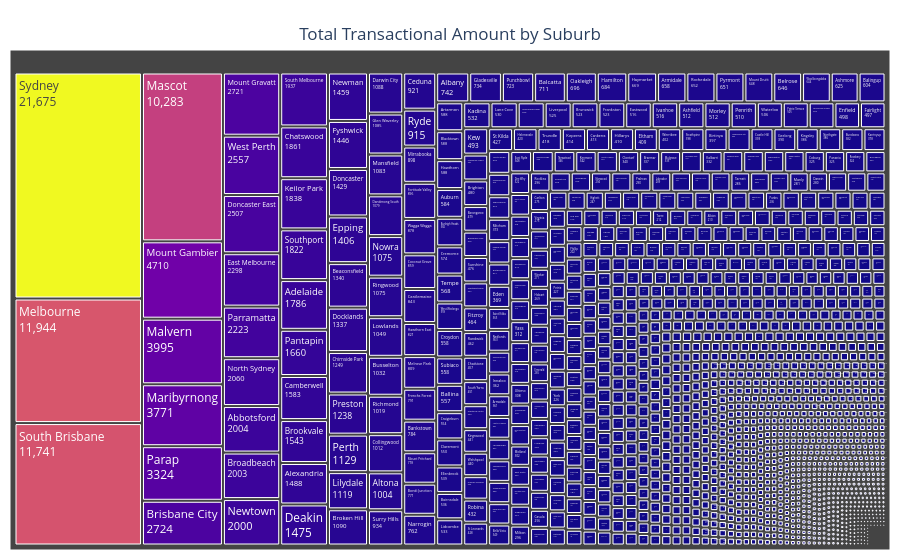

Write notebook code for a chart like this one.
### Markdown cell above
# 4.5   Analysis the total amount transacted by surburb

### Code cell
# Analysis the total amount transacted by surburb
df_grp_amount_by_surburb = df_cleaned.groupby(by='merchant_suburb')['amount'].sum().round().reset_index()

# Generate the treemap
fig = px.treemap(df_grp_amount_by_surburb, path=['merchant_suburb'],
           values='amount', color = 'amount',)

# Polish the layout
fig.update_layout(title=dict(text = "Total Transactional Amount by Suburb", x = 0.5, y = 0.95),
                    margin=dict(l=10, r=10, t=50, b=10), showlegend=False,)

# Configure text display inside the boxes
fig.data[0].textinfo = 'label+value'
fig.update_traces(marker_coloraxis = None)
fig.show()

### Figure 1 — Plotly figure (JSON) as saved in the notebook; plotly's stock layout.template omitted (floating-point values rounded to 4 significant figures; data arrays with more than 128 entries replaced by an {"elided": "..."} marker saying what was removed)
{"data": [{"branchvalues": "total", "customdata": {"elided": "1609x1 int values"}, "domain": {"x": [0, 1], "y": [0, 1]}, "hovertemplate": "labels=%{label}<br>amount_sum=%{value}<br>parent=%{parent}<br>id=%{id}<br>amount=%{color}<extra></extra>", "ids": {"elided": "1609 str values"}, "labels": {"elided": "1609 str values"}, "marker": {"colors": {"elided": "1609 int values"}}, "name": "", "parents": {"elided": "1609 str values"}, "textinfo": "label+value", "type": "treemap", "values": {"elided": "1609 int values"}}], "layout": {"coloraxis": {"colorbar": {"title": {"text": "amount"}}, "colorscale": [[0, "#0d0887"], [0.1111, "#46039f"], [0.2222, "#7201a8"], [0.3333, "#9c179e"], [0.4444, "#bd3786"], [0.5556, "#d8576b"], [0.6667, "#ed7953"], [0.7778, "#fb9f3a"], [0.8889, "#fdca26"], [1, "#f0f921"]]}, "legend": {"tracegroupgap": 0}, "margin": {"b": 10, "l": 10, "r": 10, "t": 50}, "showlegend": false, "title": {"text": "Total Transactional Amount by Suburb", "x": 0.5, "y": 0.95}}}
